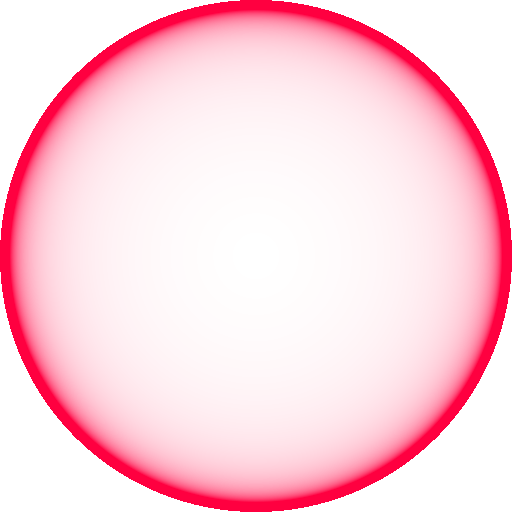

Write Python code to recreate this figure.
from PIL import Image
import random, math

W = 512
H = 512

img = Image.new("RGBA", (W, H))

def radius(x, y, w, h):
    w2 = (w / 2)
    h2 = (h / 2)
    x -= w2 - 0.5
    y -= h2 - 0.5
    return math.sqrt(pow(x, 2) + pow(y, 2))# / math.sqrt(pow(w2, 2) + pow(h2, 2))

def tension(v, vmax):
    return v / (vmax - v) * 10.0

for y in range(0, H):
    for x in range(0, W):
        r2 = radius(x, y, W, H)
        d2 = 256.0
        r = 255 
        g = 0
        b = 64
        a = int(tension(r2, d2)) if r2 < d2 else 0
        img.putpixel((x, y), (r, g, b, a))

img.save("RK_CPTR_Ring.png")
print("Done!")
